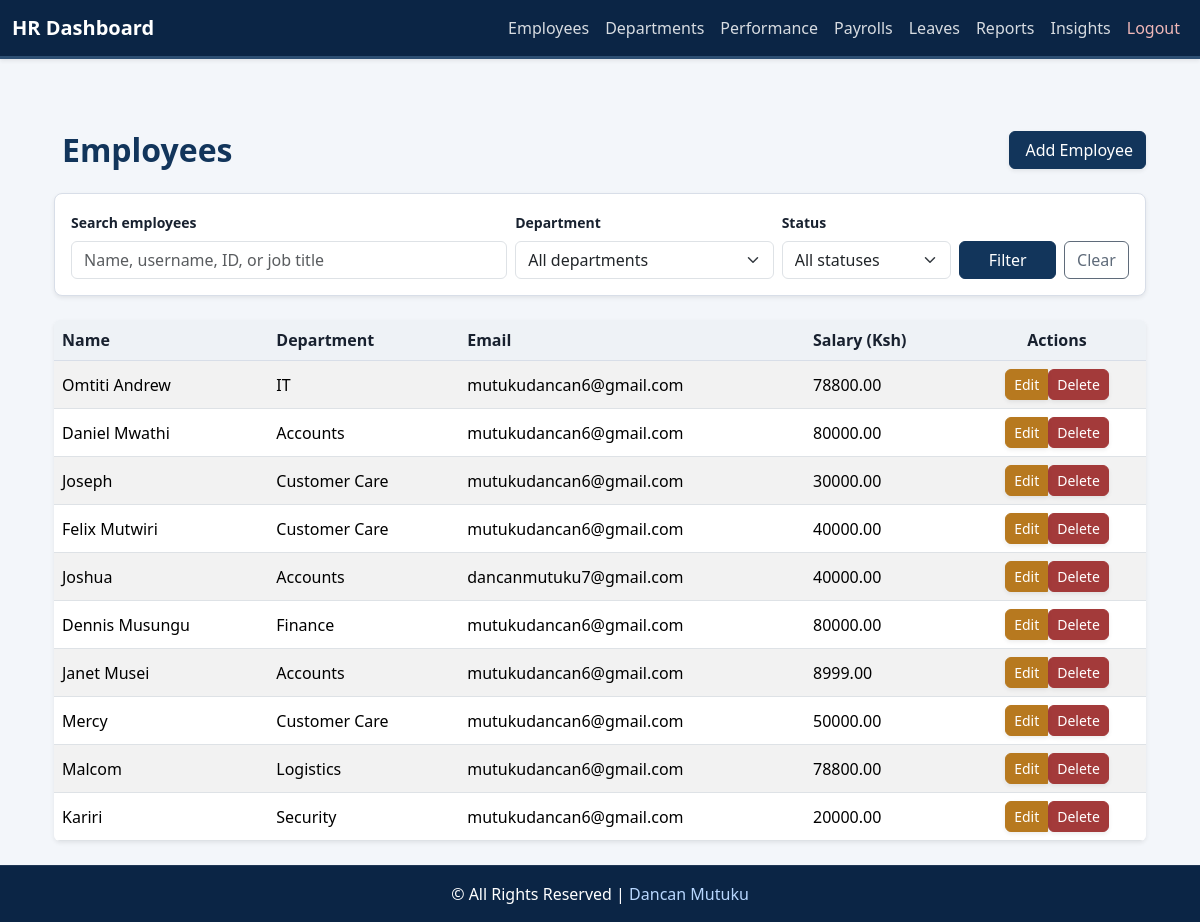
Page /employee/hr/employees/ (signed in) on the committed database.
### core/models.py (models this page shows, shortened)
class Employee(models.Model):
    GENDER_CHOICES = (
        ("M", "Male"),
        ("F", "Female"),
    )
    user = models.OneToOneField(User, on_delete=models.CASCADE, related_name='employee_profile')
    employee_id = models.CharField(max_length=20, unique=True, blank=True, null=True)
    contact = models.CharField(max_length=20, blank=True)
    dob = models.DateField(null=True, blank=True)
    gender = models.CharField(max_length=1, choices=GENDER_CHOICES, blank=True)
    address = models.TextField(blank=True)
    job_title = models.CharField(max_length=100, blank=True)
    department = models.ForeignKey('Department', on_delete=models.SET_NULL, null=True, blank=True)
    hire_date = models.DateField(null=True, blank=True)
    is_active_employee = models.BooleanField(default=True)
    salary = models.DecimalField(
        max_digits=10, decimal_places=2, default=0, validators=[MinValueValidator(0)]
    )
    profile_picture = models.ImageField(upload_to="profiles/", blank=True, null=True)
    emergency_contact_name = models.CharField(max_length=100, blank=True, null=True)
    emergency_contact_phone = models.CharField(max_length=20, blank=True, null=True)
    annual_leave_balance = models.PositiveIntegerField(default=20)
    sick_leave_balance = models.PositiveIntegerField(default=10)
    contract_start = models.DateField(null=True, blank=True)
    contract_end = models.DateField(null=True, blank=True)

class Department(models.Model):
    name = models.CharField(max_length=100)
    description = models.TextField(blank=True)

### core/views.py (the view, shortened to what this page needs)
# urls.py: path("hr/employees/", views.hr_employee_list, name="hr_employee_list"),
@login_required
@group_required('HR')
def hr_employee_list(request):
    employees = Employee.objects.select_related('user', 'department').all()
    query = request.GET.get('q', '').strip()
    department_id = request.GET.get('department', '').strip()
    status = request.GET.get('status', '').strip()
    if department_id.isdigit():
        employees = employees.filter(department_id=department_id)
    if status == 'active':
        employees = employees.filter(is_active_employee=True)
    elif status == 'inactive':
        employees = employees.filter(is_active_employee=False)
    return render(request, 'hr/hr_employee_list.html', {
        'employees': employees,
        'departments': Department.objects.order_by('name'),
        'query': query,
        'selected_department': department_id,
        'selected_status': status,
    })

### core/views.py (called while the page is built)
def group_required(group_name):
    def check(user):
        return user.is_superuser or user.groups.filter(name=group_name).exists()
    return user_passes_test(check)

### core/templates/hr/hr_employee_list.html (shortened to what this page needs)
{% extends "base_hr.html" %}
{% block content %}
<div class="container mt-5">
    <div class="d-flex justify-content-between align-items-center mb-4 gap-3 flex-wrap">
        <h2 class="fw-bold text-primary mb-0">
             Employees
        </h2>
        <a href="{% url 'hr_employee_create' %}" class="btn btn-success shadow-sm">
             Add Employee
        </a>
    </div>
    <form method="get" class="card card-body shadow-sm mb-4">
        <div class="row g-2 align-items-end">
            <div class="col-md-5">
                <label for="employee-search" class="form-label small fw-semibold">Search employees</label>
                <input id="employee-search" type="search" name="q" value="{{ query }}"
                       class="form-control" placeholder="Name, username, ID, or job title">
            </div>
            <div class="col-md-3">
                <label for="department-filter" class="form-label small fw-semibold">Department</label>
                <select id="department-filter" name="department" class="form-select">
                    <option value="">All departments</option>
                </select>
            </div>
            <div class="col-md-2">
                <label for="status-filter" class="form-label small fw-semibold">Status</label>
                <select id="status-filter" name="status" class="form-select">
                    <option value="">All statuses</option>
                </select>
            </div>
            <div class="col-md-2 d-flex gap-2">
                <button type="submit" class="btn btn-primary flex-grow-1">Filter</button>
                <a href="{% url 'hr_employee_list' %}" class="btn btn-outline-secondary">Clear</a>
            </div>
        </div>
    </form>
    {% if employees %}
    <div class="table-responsive shadow-sm rounded">
        <table class="table table-striped table-hover align-middle mb-0">
            <thead class="table-dark">
                <tr>
                    <th scope="col">Name</th>
                    <th scope="col">Department</th>
                    <th scope="col">Email</th>
                    <th scope="col">Salary (Ksh)</th>
                    <th scope="col" class="text-center">Actions</th>
                </tr>
            </thead>
            <tbody>
                {% for emp in employees %}
                <tr>
                    <td>{{ emp.user.get_full_name|default:emp.user.username }}</td>
                    <td>{{ emp.department.name|default:"N/A" }}</td>
                    <td>{{ emp.user.email }}</td>
                    <td>{{ emp.salary|floatformat:2 }}</td>
                    <td class="text-center">
                        <div class="btn-group" role="group">
                            <a href="{% url 'hr_employee_edit' emp.pk %}"
                               class="btn btn-sm btn-warning shadow-sm">
                                 Edit
                            </a>
                            <form action="{% url 'hr_employee_delete' emp.pk %}"
                                  method="post" class="d-inline">
                                <button type="submit" class="btn btn-sm btn-danger shadow-sm"
                                        onclick="return confirm('Are you sure you want to delete this employee?');">
                                     Delete
                                </button>
                            </form>
                        </div>
                    </td>
                </tr>
                {% endfor %}
            </tbody>
        </table>
    </div>
    {% else %}
    <div class="alert alert-info text-center shadow-sm mt-4">
        <i class="bi bi-info-circle me-2"></i> No employees found.
    </div>
    {% endif %}
</div>
{% endblock %}

### core/templates/base_hr.html (style rules this page uses)
:root { --brand: #12355b; --brand-dark: #0b2545; --brand-mid: #2d4f73; --brand-soft: #e8eef5; --success: #2f6f5e; --warning: #b7791f; --danger: #a33a3a; --info: #4f718b; --neutral: #5f6b7a; --page: #f3f6fa; --surface: #ffffff; --border: #d8dee8; --text: #18212f; --muted: #637083; }
body { min-height: 100vh; display: flex; flex-direction: column; font-family: "Segoe UI", Tahoma, Geneva, Verdana, sans-serif; background-color: var(--page); color: var(--text); }
.card { border-color: var(--border) !important; border-radius: 8px !important; box-shadow: 0 8px 24px rgba(18, 53, 91, 0.06); }
.text-primary, .text-info { color: var(--brand) !important; }
.btn { border-radius: 6px; font-weight: 500; }
.btn-primary, .btn-info, .btn-success, .btn-dark { background-color: var(--brand) !important; border-color: var(--brand) !important; color: #fff !important; }
.btn-warning { background-color: var(--warning) !important; border-color: var(--warning) !important; color: #fff !important; }
.btn-danger { background-color: var(--danger) !important; border-color: var(--danger) !important; color: #fff !important; }
.btn-outline-secondary { color: var(--neutral) !important; border-color: var(--neutral) !important; }
.table-light th, .table thead th { background-color: #eef2f6 !important; color: var(--text); border-color: var(--border); }
.table-responsive { -webkit-overflow-scrolling: touch; }

### rows in the picture
Employee: user.get_full_name "Omtiti Andrew", department.name "IT", user.email "mutukudancan6@gmail.com", salary "78800.00"
Employee: user.get_full_name "Daniel Mwathi", department.name "Accounts", user.email "mutukudancan6@gmail.com", salary "80000.00"
Employee: user.get_full_name "Joseph", department.name "Customer Care", user.email "mutukudancan6@gmail.com", salary "30000.00"
Employee: user.get_full_name "Felix Mutwiri", department.name "Customer Care", user.email "mutukudancan6@gmail.com", salary "40000.00"
Employee: user.get_full_name "Joshua", department.name "Accounts", user.email "dancanmutuku7@gmail.com", salary "40000.00"
Employee: user.get_full_name "Dennis Musungu", department.name "Finance", user.email "mutukudancan6@gmail.com", salary "80000.00"
Employee: user.get_full_name "Janet Musei", department.name "Accounts", user.email "mutukudancan6@gmail.com", salary "8999.00"
Employee: user.get_full_name "Mercy", department.name "Customer Care", user.email "mutukudancan6@gmail.com", salary "50000.00"
Employee: user.get_full_name "Malcom", department.name "Logistics", user.email "mutukudancan6@gmail.com", salary "78800.00"
Employee: user.get_full_name "Kariri", department.name "Security", user.email "mutukudancan6@gmail.com", salary "20000.00"
